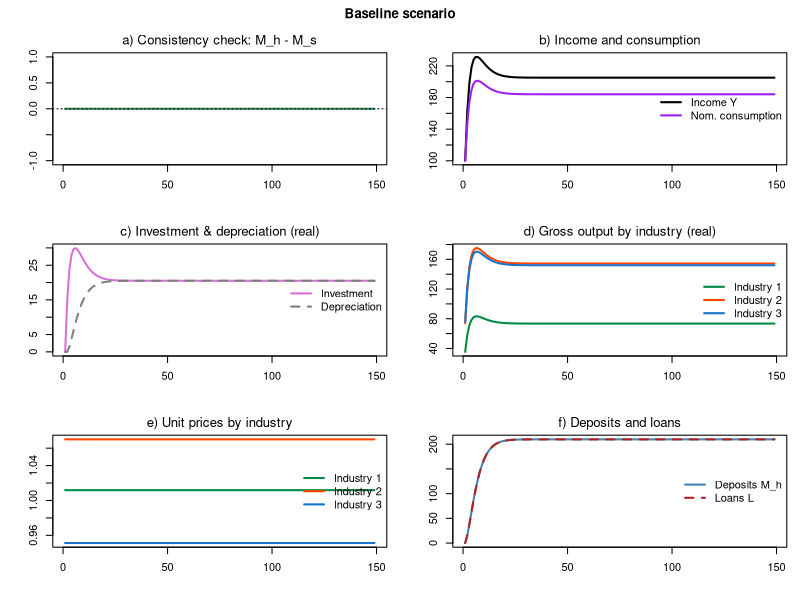
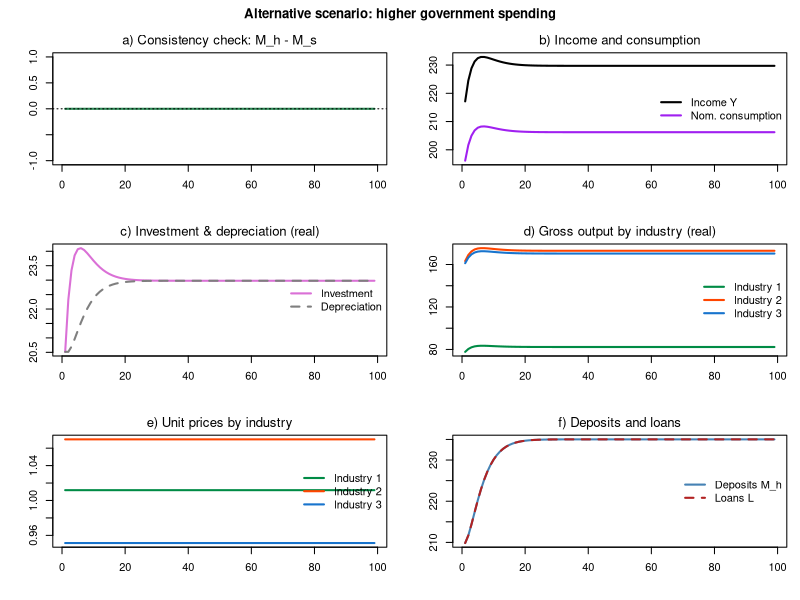

These figures' R source, in order:
# *************************************************************************
#  Model BMW + 3-industry input-output (IO-BMW)
#  Source: Godley & Lavoie ch.7 (BMW), extended with a 3-industry IO core
#  Author: Marco Veronese Passarella
#  Last change: 04/07/2026
# *************************************************************************

# Clear environment
rm(list = ls(all = TRUE))

# Set model parameters ####
nPeriods    <- 150         # Periods
nScenarios  <- 2           # 1 baseline, 2 higher autonomous consumption
nIndustries <- 3           # Industries
nIter       <- 100         # Iterations to solve the simultaneous equations
alpha1      <- 0.75        # Propensity to consume out of income
alpha2      <- 0.1         # Propensity to consume out of wealth
delta       <- 0.1         # Depreciation rate
gamma       <- 0.15        # Speed of adjustment of capital to its target
wage        <- 0.4         # Uniform wage rate (a price/cost parameter)
mu          <- 0.875       # Uniform mark-up
pr          <- c(3.5, 5, 2.2)         # Labour productivity by industry
betaC       <- c(0.15, 0.35, 0.50)    # Consumption shares by industry
betaI       <- c(0.20, 0.50, 0.30)    # Investment shares by industry
kappaz      <- c(0.54, 0.54, 0.54)    # Capital-to-GROSS-output ratio by industry
# (calibrated so the steady state ~ aggregate BMW)
A <- matrix(c(0.11, 0.12, 0.10,
              0.21, 0.22, 0.20,
              0.15, 0.18, 0.10), nrow = nIndustries, byrow = TRUE)   # technical coefficients
Leontief <- solve(diag(nIndustries) - A)     # (I - A)^-1
rl_bar   <- 0.04           # Loan rate (= deposit rate)
alpha0base <- 25           # Autonomous consumption
alpha0shock<- 28           # Higher autonomous consumption (scenario 2)
shockStart <- 52

# Financial / aggregate variables as matrices [scenario, period] ####
Y   <- matrix(0, nScenarios, nPeriods)  # Output / income (nominal GDP)
C   <- matrix(0, nScenarios, nPeriods)  # Consumption (REAL)
Ir  <- matrix(0, nScenarios, nPeriods)  # Investment (REAL, aggregate)
DAr <- matrix(0, nScenarios, nPeriods)  # Depreciation (REAL, aggregate)
WB  <- matrix(0, nScenarios, nPeriods)  # Household income from firms (residual)
YD  <- matrix(0, nScenarios, nPeriods)  # Disposable income
M_h <- matrix(0, nScenarios, nPeriods)  # Deposits held by households (= wealth)
M_s <- matrix(0, nScenarios, nPeriods)  # Deposits supplied by banks
L   <- matrix(0, nScenarios, nPeriods)  # Bank loans to firms
p_c <- matrix(1, nScenarios, nPeriods)  # Consumer price index
p_i <- matrix(1, nScenarios, nPeriods)  # Investment price index

# Industry-level variables as arrays [scenario, period, industry] ####
x   <- array(0, dim = c(nScenarios, nPeriods, nIndustries))  # Gross output
d   <- array(0, dim = c(nScenarios, nPeriods, nIndustries))  # Final demand
p   <- array(1, dim = c(nScenarios, nPeriods, nIndustries))  # Unit prices
kz  <- array(0, dim = c(nScenarios, nPeriods, nIndustries))  # Capital by industry
ktz <- array(0, dim = c(nScenarios, nPeriods, nIndustries))  # Target capital by industry
idz <- array(0, dim = c(nScenarios, nPeriods, nIndustries))  # Investment by industry
daz <- array(0, dim = c(nScenarios, nPeriods, nIndustries))  # Depreciation by industry

# Exogenous variables ####
alpha0 <- matrix(0,      nScenarios, nPeriods)   # Autonomous consumption
rl     <- matrix(rl_bar, nScenarios, nPeriods)   # Loan rate
rm     <- matrix(rl_bar, nScenarios, nPeriods)   # Deposit rate

# Loop over scenarios ####
for (j in 1:nScenarios) {
  
  # Time loop
  for (i in 2:nPeriods) {
    
    # Shock
    alpha0[j, i] <- alpha0base
    if (i >= shockStart && j == 2) alpha0[j, i] <- alpha0shock
    
    # Solve the SIMULTANEOUS equations by iteration
    for (iter in 1:nIter) {
      
      # A) PRICES (cost-plus mark-up) ####
      for (z in 1:nIndustries) {
        p[j, i, z] = wage / pr[z] + sum(p[j, i, 1:nIndustries] * A[1:nIndustries, z]) * (1 + mu)  # Unit prices (17)
      }
      p_c[j, i]  = sum(p[j, i, ] * betaC)
      p_i[j, i]  = sum(p[j, i, ] * betaI)
      
      # B) CAPITAL (per-industry accelerator, driven by gross output) ####
      ktz[j, i, ] = kappaz * x[j, i - 1, ]                        # Target capital by industry (gross output)
      daz[j, i, ] = delta * kz[j, i - 1, ]                        # Depreciation by industry
      idz[j, i, ] = gamma * (ktz[j, i, ] - kz[j, i - 1, ]) + daz[j, i, ]   # Investment by industry
      kz[j, i, ]  = kz[j, i - 1, ] + idz[j, i, ] - daz[j, i, ]    # Capital accumulation by industry
      Ir[j, i]  = sum(idz[j, i, ])                                # Aggregate real investment
      DAr[j, i] = sum(daz[j, i, ])                                # Aggregate real depreciation
      Inom  = p_i[j, i] * Ir[j, i]                                # Nominal investment
      DAnom = p_i[j, i] * DAr[j, i]                               # Nominal depreciation
      
      # C) INPUT-OUTPUT QUANTITIES ####
      d[j, i, ]  = betaC * C[j, i] + betaI * Ir[j, i]             # Final demand = consumption + investment
      x[j, i, ]  = Leontief %*% d[j, i, ]                         # Gross output
      Y[j, i]    = sum(p[j, i, ] * d[j, i, ])                     # Nominal GDP 
      
      # D) HOUSEHOLDS (BMW: household income is the residual) ####
      WB[j, i] = Y[j, i] - rl[j, i - 1] * L[j, i - 1] - DAnom     # Income from firms
      YD[j, i] = WB[j, i] + rm[j, i - 1] * M_h[j, i - 1]          # Disposable income
      C[j, i]  = alpha0[j, i] + alpha1 * (YD[j, i] / p_c[j, i]) +
        alpha2 * (M_h[j, i - 1] / p_c[j, i])                      # Real consumption
      M_h[j, i] = M_h[j, i - 1] + YD[j, i] - p_c[j, i] * C[j, i]  # Deposit accumulation
      
      # E) BANKS ####
      L[j, i]   = L[j, i - 1] + (Inom - DAnom)                    # Loans finance net investment
      M_s[j, i] = M_s[j, i - 1] + (L[j, i] - L[j, i - 1])         # Deposits from loans
      rm[j, i]  = rl[j, i] = rl_bar                               # Interest rates
    }
  }
}
# Display the results ####
sfcGap <- max(abs(M_h[, 2:nPeriods] - M_s[, 2:nPeriods]))
cat(" ******************************")
cat("\n Industries =", nIndustries)
cat("\n Scenarios =", nScenarios)
cat("\n Iterations/t =", nIter)
cat("\n Max |M_h - M_s| =", sfcGap)
cat("\n ******************************")
cat("\n Baseline steady-state values: \n Y =", round(Y[1, nPeriods], 2),
    "\n I =", round(Ir[1, nPeriods], 2),
    "\n K =", round(sum(kz[1, nPeriods, ]), 2),
    "\n M_h =", round(M_h[1, nPeriods], 2))
cat("\n ******************************")

# Plot the results ####
indCol <- c("springgreen4", "orangered", "dodgerblue3")
indLab <- c("Industry 1", "Industry 2", "Industry 3")
plotScenario <- function(j, ttl, per) {
  
  # a) Consistency check
  plot(M_h[j, per] - M_s[j, per], type = "l", col = "seagreen", lwd = 2, font.main = 1,
       main = "a) Consistency check: M_h - M_s", xlab = "", ylab = "", ylim = range(-1, 1))
  abline(h = 0, lty = 3)
  
  # b) Income and (nominal) consumption
  plot(Y[j, per], type = "l", col = "black", lwd = 2, font.main = 1,
       main = "b) Income and consumption", xlab = "", ylab = "",
       ylim = range(C[j, per] * p_c[j, per], Y[j, per]))
  lines(C[j, per] * p_c[j, per], col = "purple", lwd = 2)
  legend("right", c("Income Y", "Nom. consumption"), col = c("black", "purple"), lwd = 2, bty = "n")
  
  # c) Investment and depreciation (real)
  plot(Ir[j, per], type = "l", col = "orchid", lwd = 2, font.main = 1,
       main = "c) Investment & depreciation (real)", xlab = "", ylab = "",
       ylim = range(DAr[j, per], Ir[j, per]))
  lines(DAr[j, per], col = "gray50", lwd = 2, lty = 2)
  legend("right", c("Investment", "Depreciation"), col = c("orchid", "gray50"),
         lwd = 2, lty = c(1, 2), bty = "n")
  
  # d) Gross output by industry (real)
  matplot(x[j, per, ], type = "l", lty = 1, lwd = 2, col = indCol, font.main = 1,
          main = "d) Gross output by industry (real)", xlab = "", ylab = "")
  legend("right", indLab, col = indCol, lwd = 2, bty = "n")
  
  # e) Unit prices by industry
  matplot(p[j, per, ], type = "l", lty = 1, lwd = 2, col = indCol, font.main = 1,
          main = "e) Unit prices by industry", xlab = "", ylab = "")
  legend("right", indLab, col = indCol, lwd = 2, bty = "n")
  
  # f) Deposits and loans
  plot(M_h[j, per], type = "l", col = "steelblue", lwd = 2, font.main = 1,
       main = "f) Deposits and loans", xlab = "", ylab = "", ylim = range(L[j, per], M_h[j, per]))
  lines(L[j, per], col = "firebrick", lwd = 2, lty = 2)
  legend("right", c("Deposits M_h", "Loans L"), col = c("steelblue", "firebrick"),
         lwd = 2, lty = c(1, 2), bty = "n")
  title(ttl, outer = TRUE)
}

op = par(mfrow = c(3, 2), mar = c(4, 4, 2, 1), oma = c(0, 0, 2, 0))

plotScenario(1, "Baseline scenario", 2:nPeriods)                  # baseline

plotScenario(2, "Alternative scenario: higher government spending", shockStart:nPeriods)

par(op)
